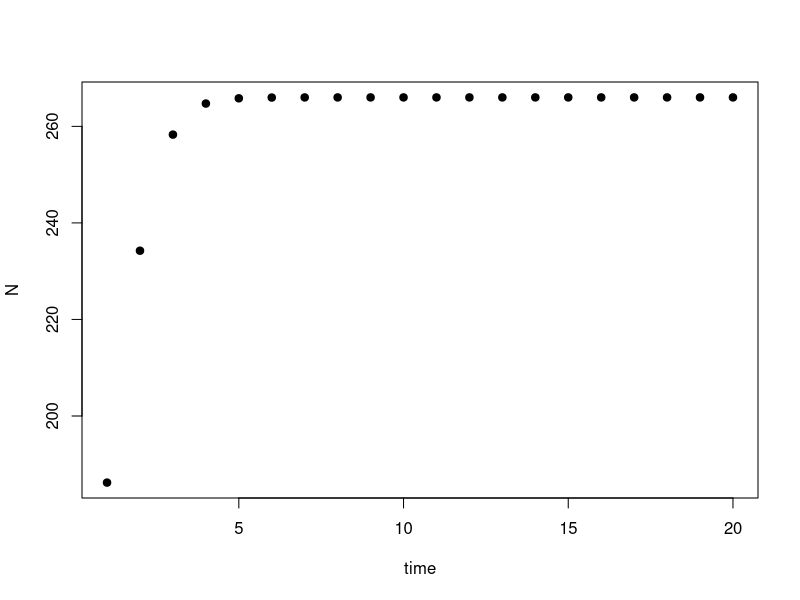
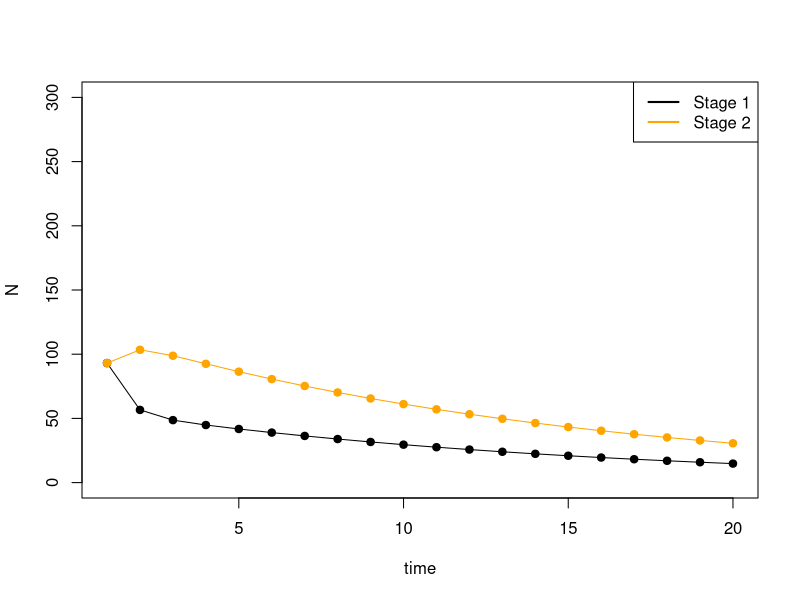
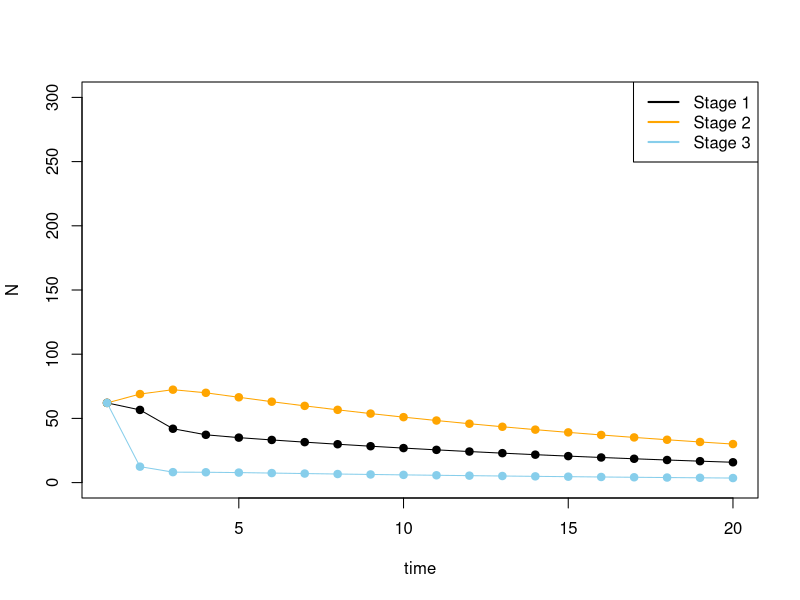
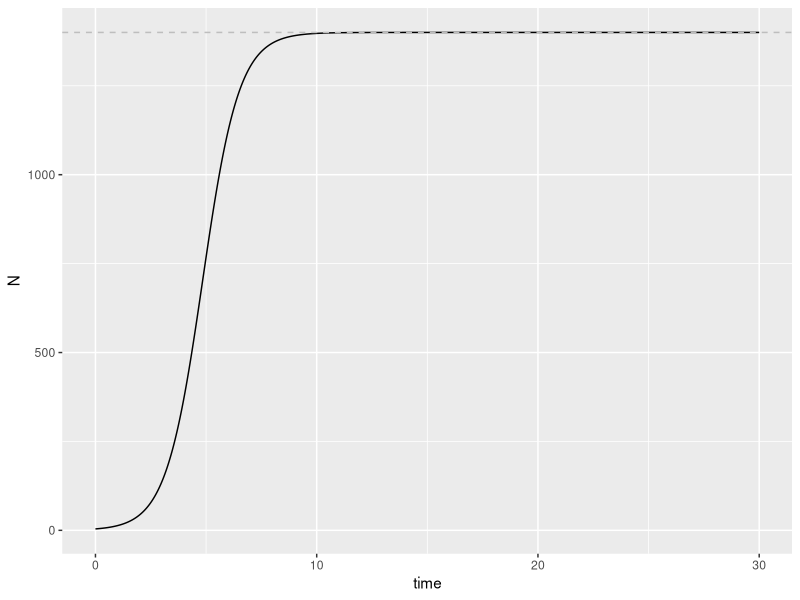
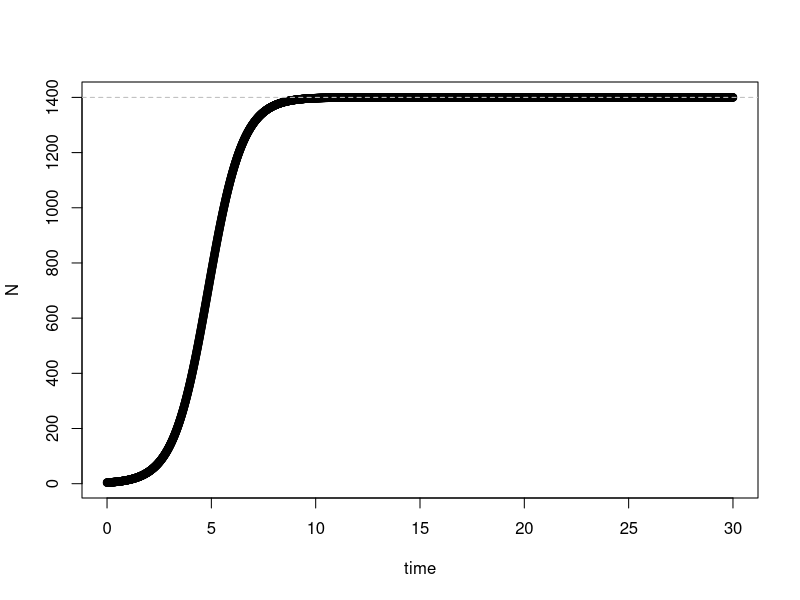
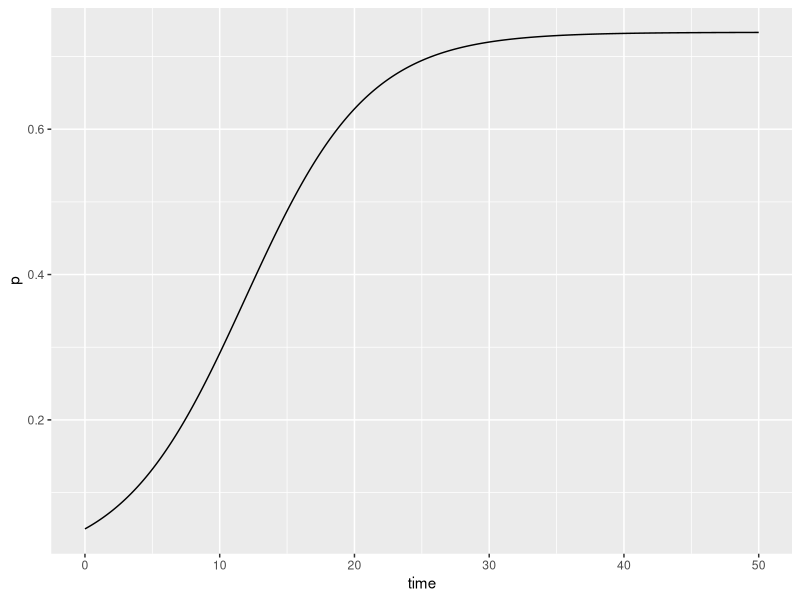
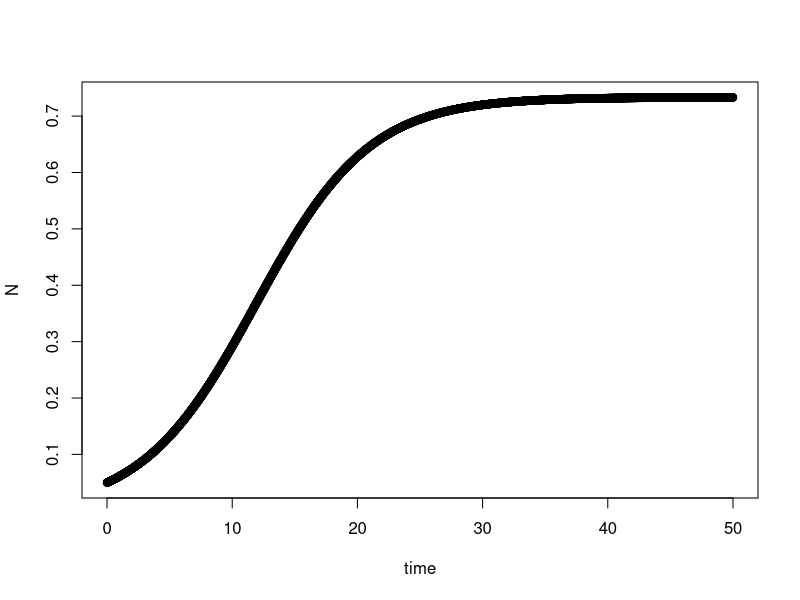
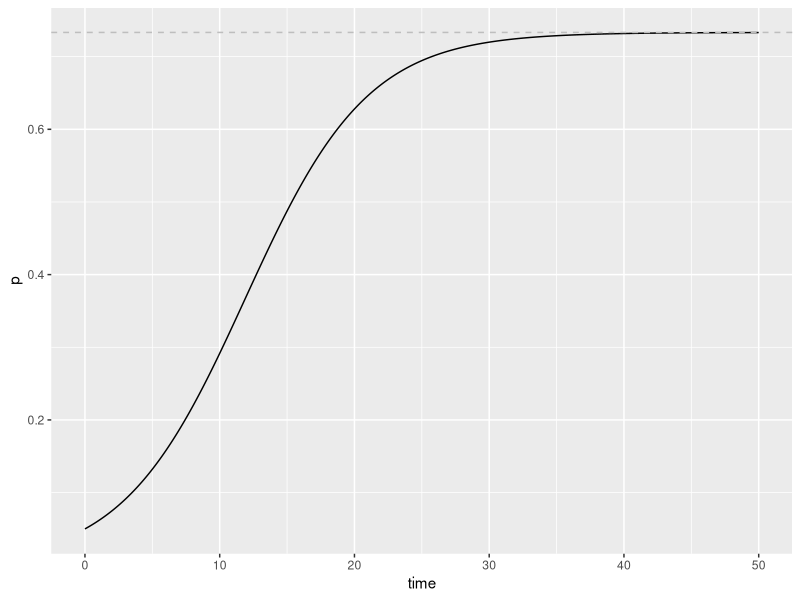

Write the R code that produced these figures, in order.
## ---- chunk 1
knitr::opts_chunk$set(echo = TRUE)
library(ggplot2)
## ---- chunk 2
# Step 1. Parameters
r <- 0.86
K <- 266
Nt <- .7*K

# Step 2. Equation function
discrete_logistic <- function(r,K,Nt){
  Nt1 <- Nt + r*Nt*(1 - Nt/K)
  return(Nt1)
}

# Step 3. Make sure the function works
Nt1 <- discrete_logistic(r,K,Nt)

# Step 4. Create a new variable to hold future values of N
N <- rep(NA,20)

# Step 5. Create a for loop to iteratively calculate N
N[1] <- Nt
for(i in 2:20){
  N[i] <- discrete_logistic(r,K,Nt)
  Nt <- N[i]
}
## ---- chunk 3
# Step 6. Plot N over time
plot(N,xlab="time",ylab="N",pch=19,col="black")
## ---- chunk 4
# Step 1. Build the transition matrix A
P.12 <- 0.344
P.22 <- 0.767
F1 <- 0.304
F2 <- 0.304
Nt <- .7*K

A <- matrix(c(
    F1, F2,
    P.12, P.22)
  ,nrow=2,ncol=2,byrow=T)

A

# Step 2. Build the matrix Nt (initial abundance matrix)
Nt <- c((Nt/2),(Nt/2))

# Step 3. Matrix multiplication for Nt+1
Year1 <- A %*% Nt  # matrix multiplication!
Year1

# Step 4. Create a new variable to hold future values of N
N <- array(NA,dim=c(20,2))

# Step 5. Create a for loop to iteratively calculate N
N[1,] <- Nt
for(i in 2:20){
  N[i,] <- A %*% N[i-1,]
}
## ---- chunk 5
# Step 6. Plot N over time
plot(N[,1],xlab="time",ylab="N",col="black",ylim=c(0,300),type="l")
points(N[,1],xlab="time",ylab="N",pch=19,col="black")
lines(N[,2],col="orange")
points(N[,2],xlab="time",ylab="N",pch=19,col="orange")
legend("topright",col=c("black","orange"),lwd=c(2,2),legend=c("Stage 1","Stage 2"))
## ---- chunk 6
# Step 1. Build the transition matrix A
P.12 <- 0.344
P.22 <- 0.767
F1 <- 0.304
F2 <- 0.304
Nt <- .7*K

P.32 <- 0
P.13 <- 0

P.23 <- 0.1
P.33 <- 0.1
F3 <- 0.304

A <- matrix(c(
    F1, F2, F3,
    P.12, P.22, P.32,
    P.13, P.23, P.33)
  ,nrow=3,ncol=3,byrow=T)

#A

# Step 2. Build the matrix Nt (initial abundance matrix)
Nt <- c((Nt/3),(Nt/3),(Nt/3))

# Step 3. Matrix multiplication for Nt+1
Year1 <- A %*% Nt  # matrix multiplication!
#Year1

# Step 4. Create a new variable to hold future values of N
N <- array(NA,dim=c(20,3))

# Step 5. Create a for loop to iteratively calculate N
N[1,] <- Nt
for(i in 2:20){
  N[i,] <- A %*% N[i-1,]
}
## ---- chunk 7
# Step 6. Plot N over time
plot(N[,1],xlab="time",ylab="N",col="black",ylim=c(0,300),type="l")
points(N[,1],xlab="time",ylab="N",pch=19,col="black")
lines(N[,2],col="orange")
points(N[,2],xlab="time",ylab="N",pch=19,col="orange")
lines(N[,3],col="skyblue")
points(N[,3],xlab="time",ylab="N",pch=19,col="skyblue")
legend("topright",col=c("black","orange","skyblue"),lwd=c(2,2,2),legend=c("Stage 1","Stage 2","Stage 3"))
## ---- chunk 8
# Parameter values to use for simulation
parameters <- c(r = 1.21,K = 1400)
state      <- c(N = 4)
times      <- seq(0, 30, by = 0.01)
# model function
cont_log <- function(t, state, parameters) {
  with(as.list(c(state, parameters)), {
    dN <-  r * N * (1 - N/K)
    return(list(dN))
  })
}
# Simulation of model for t time steps
out <- deSolve::ode(y = state, times = times, func = cont_log, parms = parameters)
# Plot simulation: ggplot
out.g <- as.data.frame(out)
K <- 1400
ggplot2::ggplot(out.g,aes(time,N)) + geom_line() + geom_hline(yintercept=K, linetype="dashed", color = "gray")
# Plot simulation: base R
plot(out.g$time,out.g$N,xlab="time",ylab="N",pch=19,col="black")
abline(h=K,col="grey",lty="dashed")
## ---- chunk 9
# Parameter values to use for simulation
parameters <- c(c = 0.3,e = 0.08)
state      <- c(p = 0.05)
times      <- seq(0, 50, by = 0.01)
# model function
cont_meta <- function(t, state, parameters) {
  with(as.list(c(state, parameters)), {
    dp <-  c*p * (1-p) - e*p
    return(list(dp))
  })
}
# Simulation of model for t time steps
out <- deSolve::ode(y = state, times = times, func = cont_meta, parms = parameters)
# Plot simulation: ggplot
out.g <- as.data.frame(out)
ggplot2::ggplot(out.g,aes(time,p)) + geom_line()
# Plot simulation: base R
plot(out.g$time,out.g$p,xlab="time",ylab="N",pch=19,col="black")
## ---- chunk 10
# Parameter values to use for simulation
parameters <- c(c = 0.3,e = 0.08)
state      <- c(p = 0.05)
times      <- seq(0, 50, by = 0.01)
# model function
cont_meta <- function(t, state, parameters) {
  with(as.list(c(state, parameters)), {
    dp <-  c*p * (1-p) - e*p
    return(list(dp))
  })
}
# Simulation of model for t time steps
out <- deSolve::ode(y = state, times = times, func = cont_meta, parms = parameters)
# Plot simulation: ggplot
c <- 0.3
e <- 0.08
pstar <- 1 - (e/c)
out.g <- as.data.frame(out)
ggplot2::ggplot(out.g,aes(time,p)) + geom_line() + geom_hline(yintercept=pstar, linetype="dashed", color = "gray")
# Plot simulation: base R
plot(out.g$time,out.g$p,xlab="time",ylab="N",pch=19,col="black")
abline(h=pstar,col="grey",lty="dashed")
## ---- chunk 11
# Parameter values to use for simulation
parameters <- c(c = 0.87,e = 0.9)
state      <- c(p = 0.82)
times      <- seq(0, 100, by = 0.01)
# model function
cont_meta <- function(t, state, parameters) {
  with(as.list(c(state, parameters)), {
    dp <-  c*p * (1-p) - e*p
    return(list(dp))
  })
}
# Simulation of model for t time steps
out <- deSolve::ode(y = state, times = times, func = cont_meta, parms = parameters)
# Plot simulation: ggplot
c <- 0.87
e <- 0.9
pstar <- 1 - (e/c)
out.g <- as.data.frame(out)
ggplot2::ggplot(out.g,aes(time,p)) + geom_line() + geom_hline(yintercept=pstar, linetype="dashed", color = "gray")
# Plot simulation: base R
plot(out.g$time,out.g$p,xlab="time",ylab="N",pch=19,col="black")
abline(h=pstar,col="grey",lty="dashed")
